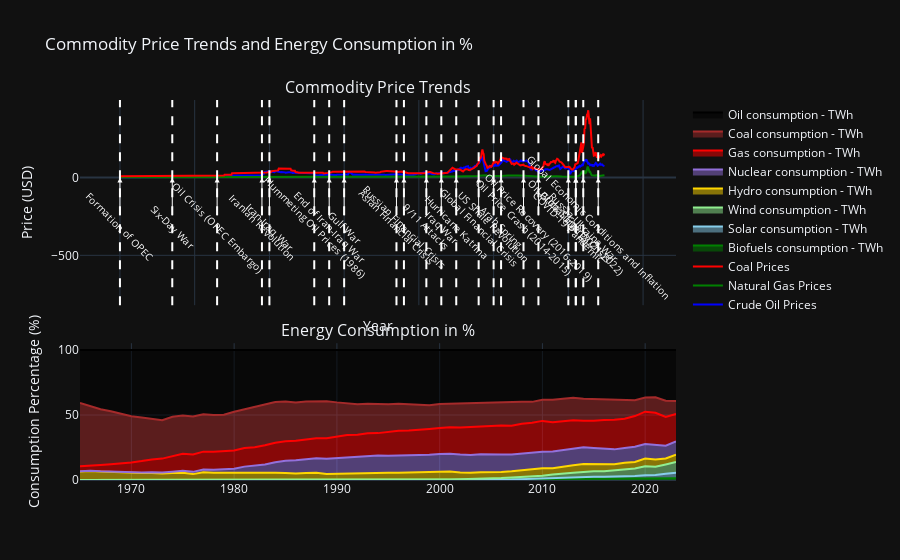

The notebook cell saved with this chart:
### Markdown cell above
1. **Countries with High Renewable Energy Share**:
   - Countries like **Norway**, **Iceland**, **Sweden**, **Denmark**, and **Germany** have increasingly shifted towards renewable energy, significantly reducing their reliance on fossil fuels. These nations have substantial investments in wind, solar, hydro, and biofuels, resulting in a higher share of clean energy in their energy mix.
   
2. **Countries with Moderate Reliance on Fossil Fuels**:
   - Nations like **France**, **Netherlands**, and **Spain** also have a growing share of renewable energy, but they still rely on fossil fuels, particularly natural gas and nuclear energy. Their renewable energy mix is rising, but fossil fuels still play a significant role in their energy consumption.
   
3. **Countries with High Fossil Fuel Dependence**:
   - **Poland**, **Bulgaria**, **Hungary**, and **Turkey** are among the European countries with the highest reliance on fossil fuels. These countries still predominantly use coal, oil, and natural gas for their energy needs, though efforts to diversify into cleaner energy sources are ongoing.
   
4. **Transitional Countries**:
   - Countries like **Italy**, **Portugal**, and **Greece** are transitioning, with a notable shift towards renewable energy. However, fossil fuels, particularly natural gas and oil, are still relatively significant in their energy consumption.

### Summary of Fossil Fuel Reliance:
- **Fossil fuel reliance** tends to be higher in Eastern and Southeastern Europe (e.g., Poland, Bulgaria, Turkey), with countries in Western and Northern Europe (e.g., Norway, Germany, Sweden) showing a stronger shift towards renewables.
- **Renewable energy** has grown in importance in many countries, but fossil fuels (coal, gas, oil) remain dominant in several regions of Europe, especially where there is heavy industrial reliance or limited access to renewable resources like wind or solar. 

The interactive map provided in the code allows you to see this shift by year and region, with countries transitioning towards cleaner energy as indicated by the increase in their renewable energy share (shown in darker green on the map).

### Code cell
# File path to the cleaned CSV files
price_file_path = 'data/price/cleaned_price.csv'  # Replace with your actual file path
energy_file_path = 'data/ener.csv'  # Replace with your actual file path

# Reading the cleaned CSV files
price_data = pd.read_csv(price_file_path)
energy_data = pd.read_csv(energy_file_path)

# Convert the DATE column to datetime if not already
price_data['DATE'] = pd.to_datetime(price_data['DATE'])

# Process energy data
eu_countries = [
    'Austria', 'Belgium', 'Bulgaria', 'Croatia', 'Cyprus', 'Czechia', 'Denmark', 'Estonia', 'Finland', 
    'France', 'Germany', 'Greece', 'Hungary', 'Ireland', 'Italy', 'Latvia', 'Lithuania', 'Luxembourg', 
    'Malta', 'Netherlands', 'Poland', 'Portugal', 'Romania', 'Slovakia', 'Slovenia', 'Spain', 'Sweden'
]

# Filter the energy data for EU countries
eu_data = energy_data[energy_data['Entity'].isin(eu_countries)]

# Group by Year and sum the consumption columns
consumption_columns = [
    'Biofuels consumption - TWh', 
    'Solar consumption - TWh', 
    'Wind consumption - TWh', 
    'Hydro consumption - TWh', 
    'Nuclear consumption - TWh', 
    'Gas consumption - TWh', 
    'Coal consumption - TWh', 
    'Oil consumption - TWh'
]
eu_data_grouped = eu_data.groupby('Year')[consumption_columns].sum()

# Calculate the total consumption and percentages for each energy source
eu_data_grouped['Total consumption - TWh'] = eu_data_grouped.sum(axis=1)
for column in consumption_columns:
    eu_data_grouped[f'{column} (%)'] = (eu_data_grouped[column] / eu_data_grouped['Total consumption - TWh']) * 100

# Create the subplots with two rows and one column
fig = make_subplots(
    rows=2, cols=1, 
    shared_xaxes=True,  # Share the X-axis between the plots
    row_heights=[0.6, 0.4],  # Adjust the relative heights of the plots
    subplot_titles=('Commodity Price Trends', 'Energy Consumption in %'),  # Titles for each subplot
    vertical_spacing=0.1  # Space between the plots
)

# List of commodities and labels for the first graph (prices)
commodities = ['CRUDE_PETRO', 'NGAS_EUR', 'COAL_AUS']
labels = ['Crude Oil Prices', 'Natural Gas Prices', 'Coal Prices']
colors = ['blue', 'green', 'red']

# Plot each commodity as a trace on the first subplot
for i, commodity in enumerate(commodities):
    fig.add_trace(go.Scatter(
        x=price_data['DATE'],
        y=price_data[commodity],
        mode='lines',
        name=labels[i],
        line=dict(color=colors[i]),
        stackgroup=None  # This makes the plot non-stacked
    ), row=1, col=1)

# Plot energy consumption data on the second subplot
for i, column in enumerate(consumption_columns):
    fig.add_trace(go.Scatter(
        x=eu_data_grouped.index, 
        y=eu_data_grouped[f'{column} (%)'], 
        mode='lines', 
        stackgroup='one',  # This makes the plot stacked
        name=column,  # Include labels in legend
        fill='tonexty',
        line=dict(color=['green', 'skyblue', 'lightgreen', 'gold', 'mediumpurple', 'red', 'brown', 'black'][i])
    ), row=2, col=1)

# Define the key events and their approximate dates
events = {
    "Formation of OPEC": "1960-01-01",
    "Six-Day War": "1967-01-01",
    "Oil Crisis (OPEC Embargo)": "1973-01-01",
    "Iranian Revolution": "1979-01-01",
    "Iran-Iraq War": "1980-01-01",
    "End of Iran-Iraq War": "1988-01-01",
    "Plummeting Oil Prices (1986)": "1986-01-01",
    "Gulf War": "1990-01-01",
    "Asian Financial Crisis": "1997-01-01",
    "Russian Financial Crisis": "1998-01-01",
    "9/11 Attacks": "2001-01-01",
    "Iraq War": "2003-01-01",
    "Hurricane Katrina": "2005-01-01",
    "Global Financial Crisis": "2008-01-01",
    "Arab Spring": "2011-01-01",
    "US Shale Revolution": "2010-01-01",
    "Oil Price Crash (2014-2015)": "2014-01-01",
    "Oil Price Recovery (2016-2019)": "2016-01-01",
    "COVID-19 Pandemic": "2020-01-01",
    "Oil Price Surge (2021-2022)": "2021-01-01",
    "Russia-Ukraine War": "2022-01-01",
    "Global Energy Crisis": "2021-01-01",
    "Global Economic Conditions and Inflation": "2024-01-01"
}

# Add vertical lines for key events (white color) in both subplots
for event, date in events.items():
    event_date = pd.to_datetime(date)
    
    # Add vertical lines in both subplots (for event indication)
    fig.add_vline(x=event_date, line=dict(color="white", dash="dash"), row=1, col=1)
    fig.add_vline(x=event_date, line=dict(color="white", dash="dash"), row=2, col=1)

    # Add event annotations only for the top subplot (below the top graph)
    fig.add_annotation(
        x=event_date, 
        y=-0.1,  # Position it below the top graph
        text=event, 
        showarrow=True, 
        arrowhead=2, 
        ax=0, 
        ay=50,  # Position the text upwards
        font=dict(size=10, color="white"),
        arrowcolor="white",
        row=1, col=1,  # Apply to the top subplot
        textangle=45  # Tilt the text by 45 degrees
    )

# Update layout for titles, axes, etc. with legend enabled
fig.update_layout(
    title='Commodity Price Trends and Energy Consumption in %',
    xaxis_title='Year',
    yaxis_title='Price (USD)',  # Title for the first plot's Y-axis
    showlegend=True,  # Keep the legend
    template="plotly_dark",
    height=800  # Adjust height for better viewing
)

# Customize x-axis to show only years
fig.update_xaxes(tickformat="%Y")

# Update y-axes for both plots
fig.update_yaxes(title_text="Price (USD)", row=1, col=1)
fig.update_yaxes(title_text="Consumption Percentage (%)", row=2, col=1)

# Show the interactive plot
fig.show()

### Figure 1 — Plotly figure (JSON) as saved in the notebook; plotly's stock layout.template omitted (floating-point values rounded to 4 significant figures; data arrays with more than 128 entries replaced by an {"elided": "..."} marker saying what was removed)
{"data": [{"line": {"color": "blue"}, "mode": "lines", "name": "Crude Oil Prices", "type": "scatter", "x": {"elided": "779 str values"}, "xaxis": "x", "y": {"elided": "779 float values"}, "yaxis": "y"}, {"line": {"color": "green"}, "mode": "lines", "name": "Natural Gas Prices", "type": "scatter", "x": {"elided": "779 str values"}, "xaxis": "x", "y": {"elided": "779 float values"}, "yaxis": "y"}, {"line": {"color": "red"}, "mode": "lines", "name": "Coal Prices", "type": "scatter", "x": {"elided": "779 str values"}, "xaxis": "x", "y": {"elided": "779 float values"}, "yaxis": "y"}, {"fill": "tonexty", "line": {"color": "green"}, "mode": "lines", "name": "Biofuels consumption - TWh", "stackgroup": "one", "type": "scatter", "x": [1965, 1966, 1967, 1968, 1969, 1970, 1971, 1972, 1973, 1974, 1975, 1976, 1977, 1978, 1979, 1980, 1981, 1982, 1983, 1984, 1985, 1986, 1987, 1988, 1989, 1990, 1991, 1992, 1993, 1994, 1995, 1996, 1997, 1998, 1999, 2000, 2001, 2002, 2003, 2004, 2005, 2006, 2007, 2008, 2009, 2010, 2011, 2012, 2013, 2014, 2015, 2016, 2017, 2018, 2019, 2020, 2021, 2022, 2023], "xaxis": "x2", "y": [0, 0, 0, 0, 0, 0, 0, 0, 0, 0, 0, 0, 0, 0, 0, 0, 0, 0, 0, 0, 0, 0, 0, 0, 0, 0, 0, 0.0008439, 0.002699, 0.008689, 0.01322, 0.01924, 0.02659, 0.02443, 0.02758, 0.03864, 0.04574, 0.059, 0.07352, 0.1046, 0.1699, 0.273, 0.4142, 0.5537, 0.7142, 0.7717, 0.8531, 0.96, 0.8274, 0.9149, 0.9127, 0.9028, 0.9447, 1.05, 1.072, 1.235, 1.216, 1.316, 1.359], "yaxis": "y2"}, {"fill": "tonexty", "line": {"color": "skyblue"}, "mode": "lines", "name": "Solar consumption - TWh", "stackgroup": "one", "type": "scatter", "x": [1965, 1966, 1967, 1968, 1969, 1970, 1971, 1972, 1973, 1974, 1975, 1976, 1977, 1978, 1979, 1980, 1981, 1982, 1983, 1984, 1985, 1986, 1987, 1988, 1989, 1990, 1991, 1992, 1993, 1994, 1995, 1996, 1997, 1998, 1999, 2000, 2001, 2002, 2003, 2004, 2005, 2006, 2007, 2008, 2009, 2010, 2011, 2012, 2013, 2014, 2015, 2016, 2017, 2018, 2019, 2020, 2021, 2022, 2023], "xaxis": "x2", "y": [0, 0, 0, 0, 0, 0, 0, 0, 0, 0, 0, 0, 0, 0, 0, 0, 0, 0, 0, 0, 0, 0, 0, 0, 0.0001533, 0.0001949, 0.0002305, 0.0003835, 0.0004965, 0.0005207, 0.000666, 0.0006776, 0.0008346, 0.000979, 0.001152, 0.0009442, 0.002802, 0.004696, 0.006951, 0.01116, 0.0227, 0.03841, 0.05861, 0.1152, 0.2311, 0.3624, 0.7438, 1.126, 1.341, 1.541, 1.623, 1.6, 1.673, 1.771, 1.967, 2.473, 2.633, 3.522, 4.241], "yaxis": "y2"}, {"fill": "tonexty", "line": {"color": "lightgreen"}, "mode": "lines", "name": "Wind consumption - TWh", "stackgroup": "one", "type": "scatter", "x": [1965, 1966, 1967, 1968, 1969, 1970, 1971, 1972, 1973, 1974, 1975, 1976, 1977, 1978, 1979, 1980, 1981, 1982, 1983, 1984, 1985, 1986, 1987, 1988, 1989, 1990, 1991, 1992, 1993, 1994, 1995, 1996, 1997, 1998, 1999, 2000, 2001, 2002, 2003, 2004, 2005, 2006, 2007, 2008, 2009, 2010, 2011, 2012, 2013, 2014, 2015, 2016, 2017, 2018, 2019, 2020, 2021, 2022, 2023], "xaxis": "x2", "y": [0, 0, 0, 0, 0, 0, 0, 0, 0, 0, 0, 0, 0, 5.565e-05, 0.0001074, 0.0001911, 0.0001969, 0.0003552, 0.0005755, 0.0007087, 0.001013, 0.002325, 0.003251, 0.005572, 0.008537, 0.01311, 0.01654, 0.02608, 0.03619, 0.04628, 0.05946, 0.07211, 0.1107, 0.1704, 0.2222, 0.3539, 0.4168, 0.5657, 0.6823, 0.889, 1.047, 1.197, 1.53, 1.733, 2.017, 2.161, 2.625, 3.007, 3.37, 3.666, 4.288, 4.277, 4.902, 5.021, 5.791, 6.833, 6.278, 7.091, 8.254], "yaxis": "y2"}, {"fill": "tonexty", "line": {"color": "gold"}, "mode": "lines", "name": "Hydro consumption - TWh", "stackgroup": "one", "type": "scatter", "x": [1965, 1966, 1967, 1968, 1969, 1970, 1971, 1972, 1973, 1974, 1975, 1976, 1977, 1978, 1979, 1980, 1981, 1982, 1983, 1984, 1985, 1986, 1987, 1988, 1989, 1990, 1991, 1992, 1993, 1994, 1995, 1996, 1997, 1998, 1999, 2000, 2001, 2002, 2003, 2004, 2005, 2006, 2007, 2008, 2009, 2010, 2011, 2012, 2013, 2014, 2015, 2016, 2017, 2018, 2019, 2020, 2021, 2022, 2023], "xaxis": "x2", "y": [6.632, 6.982, 6.507, 6.197, 5.62, 5.529, 5.327, 5.307, 4.994, 5.448, 5.513, 4.53, 5.933, 5.555, 5.62, 5.418, 5.509, 5.546, 5.634, 5.544, 5.377, 5.009, 5.384, 5.638, 4.598, 4.843, 5.078, 5.391, 5.575, 5.758, 5.599, 5.406, 5.6, 5.73, 5.719, 5.886, 6.057, 5.104, 4.835, 5.037, 4.726, 4.73, 4.735, 5.012, 5.357, 5.803, 4.892, 5.306, 5.898, 6.125, 5.459, 5.528, 4.604, 5.367, 5.04, 5.94, 5.634, 4.618, 5.595], "yaxis": "y2"}, {"fill": "tonexty", "line": {"color": "mediumpurple"}, "mode": "lines", "name": "Nuclear consumption - TWh", "stackgroup": "one", "type": "scatter", "x": [1965, 1966, 1967, 1968, 1969, 1970, 1971, 1972, 1973, 1974, 1975, 1976, 1977, 1978, 1979, 1980, 1981, 1982, 1983, 1984, 1985, 1986, 1987, 1988, 1989, 1990, 1991, 1992, 1993, 1994, 1995, 1996, 1997, 1998, 1999, 2000, 2001, 2002, 2003, 2004, 2005, 2006, 2007, 2008, 2009, 2010, 2011, 2012, 2013, 2014, 2015, 2016, 2017, 2018, 2019, 2020, 2021, 2022, 2023], "xaxis": "x2", "y": [0.1365, 0.162, 0.1854, 0.2, 0.2774, 0.3794, 0.4806, 0.7133, 0.7884, 0.9281, 1.569, 1.73, 2.097, 2.42, 2.616, 3.233, 4.789, 5.357, 6.352, 8.04, 9.394, 10.2, 10.4, 11.09, 11.67, 11.9, 12.26, 12.51, 12.99, 13.0, 13.03, 13.27, 13.46, 13.25, 13.55, 13.63, 13.75, 13.97, 13.72, 13.78, 13.52, 13.34, 12.82, 13.0, 12.84, 12.72, 12.8, 12.5, 12.44, 12.95, 12.3, 11.81, 11.44, 11.45, 11.67, 11.26, 11.39, 9.847, 10.21], "yaxis": "y2"}, {"fill": "tonexty", "line": {"color": "red"}, "mode": "lines", "name": "Gas consumption - TWh", "stackgroup": "one", "type": "scatter", "x": [1965, 1966, 1967, 1968, 1969, 1970, 1971, 1972, 1973, 1974, 1975, 1976, 1977, 1978, 1979, 1980, 1981, 1982, 1983, 1984, 1985, 1986, 1987, 1988, 1989, 1990, 1991, 1992, 1993, 1994, 1995, 1996, 1997, 1998, 1999, 2000, 2001, 2002, 2003, 2004, 2005, 2006, 2007, 2008, 2009, 2010, 2011, 2012, 2013, 2014, 2015, 2016, 2017, 2018, 2019, 2020, 2021, 2022, 2023], "xaxis": "x2", "y": [3.887, 4.269, 4.906, 5.813, 6.749, 7.621, 8.753, 9.828, 10.67, 12.07, 13.08, 13.45, 13.8, 13.78, 13.92, 14.1, 14.29, 14.24, 14.72, 15.02, 14.99, 15.0, 15.45, 15.31, 15.81, 16.76, 17.19, 16.93, 17.42, 17.26, 18.24, 19.21, 18.81, 19.16, 19.73, 20.05, 20.38, 20.67, 21.42, 21.72, 22.48, 22.3, 22.23, 22.83, 22.87, 23.67, 22.49, 22.4, 22.13, 20.32, 20.98, 22.08, 22.75, 22.4, 23.64, 24.82, 24.59, 22.18, 21.09], "yaxis": "y2"}, {"fill": "tonexty", "line": {"color": "brown"}, "mode": "lines", "name": "Coal consumption - TWh", "stackgroup": "one", "type": "scatter", "x": [1965, 1966, 1967, 1968, 1969, 1970, 1971, 1972, 1973, 1974, 1975, 1976, 1977, 1978, 1979, 1980, 1981, 1982, 1983, 1984, 1985, 1986, 1987, 1988, 1989, 1990, 1991, 1992, 1993, 1994, 1995, 1996, 1997, 1998, 1999, 2000, 2001, 2002, 2003, 2004, 2005, 2006, 2007, 2008, 2009, 2010, 2011, 2012, 2013, 2014, 2015, 2016, 2017, 2018, 2019, 2020, 2021, 2022, 2023], "xaxis": "x2", "y": [48.66, 45.21, 42.86, 40.74, 38.52, 35.59, 33.48, 31.24, 29.6, 30.27, 29.49, 29.16, 28.69, 28.17, 28.14, 29.75, 29.81, 31.01, 31.11, 31.33, 30.64, 29.44, 29.15, 28.53, 28.53, 26.2, 24.74, 23.44, 22.55, 22.12, 21.34, 20.73, 20.23, 19.16, 18.33, 18.44, 18.03, 18.29, 18.59, 18.05, 17.46, 17.85, 18.27, 17.03, 16.09, 16.25, 17.29, 17.45, 17.28, 17.06, 16.79, 15.95, 15.52, 14.93, 12.25, 10.95, 11.86, 12.36, 10.07], "yaxis": "y2"}, {"fill": "tonexty", "line": {"color": "black"}, "mode": "lines", "name": "Oil consumption - TWh", "stackgroup": "one", "type": "scatter", "x": [1965, 1966, 1967, 1968, 1969, 1970, 1971, 1972, 1973, 1974, 1975, 1976, 1977, 1978, 1979, 1980, 1981, 1982, 1983, 1984, 1985, 1986, 1987, 1988, 1989, 1990, 1991, 1992, 1993, 1994, 1995, 1996, 1997, 1998, 1999, 2000, 2001, 2002, 2003, 2004, 2005, 2006, 2007, 2008, 2009, 2010, 2011, 2012, 2013, 2014, 2015, 2016, 2017, 2018, 2019, 2020, 2021, 2022, 2023], "xaxis": "x2", "y": [40.68, 43.38, 45.54, 47.05, 48.83, 50.88, 51.96, 52.91, 53.94, 51.28, 50.35, 51.13, 49.48, 50.08, 49.71, 47.51, 45.6, 43.85, 42.18, 40.06, 39.6, 40.36, 39.61, 39.42, 39.38, 40.27, 40.71, 41.7, 41.42, 41.81, 41.71, 41.29, 41.75, 42.51, 42.42, 41.6, 41.31, 41.34, 40.67, 40.42, 40.57, 40.28, 39.94, 39.73, 39.87, 38.26, 38.3, 37.25, 36.71, 37.42, 37.64, 37.85, 38.17, 38.01, 38.58, 36.49, 36.4, 39.06, 39.18], "yaxis": "y2"}], "layout": {"annotations": [{"font": {"size": 16}, "showarrow": false, "text": "Commodity Price Trends", "x": 0.5, "xanchor": "center", "xref": "paper", "y": 1, "yanchor": "bottom", "yref": "paper"}, {"font": {"size": 16}, "showarrow": false, "text": "Energy Consumption in %", "x": 0.5, "xanchor": "center", "xref": "paper", "y": 0.36, "yanchor": "bottom", "yref": "paper"}, {"arrowcolor": "white", "arrowhead": 2, "ax": 0, "ay": 50, "font": {"color": "white", "size": 10}, "showarrow": true, "text": "Formation of OPEC", "textangle": 45, "x": "1960-01-01T00:00:00", "xref": "x", "y": -0.1, "yref": "y"}, {"arrowcolor": "white", "arrowhead": 2, "ax": 0, "ay": 50, "font": {"color": "white", "size": 10}, "showarrow": true, "text": "Six-Day War", "textangle": 45, "x": "1967-01-01T00:00:00", "xref": "x", "y": -0.1, "yref": "y"}, {"arrowcolor": "white", "arrowhead": 2, "ax": 0, "ay": 50, "font": {"color": "white", "size": 10}, "showarrow": true, "text": "Oil Crisis (OPEC Embargo)", "textangle": 45, "x": "1973-01-01T00:00:00", "xref": "x", "y": -0.1, "yref": "y"}, {"arrowcolor": "white", "arrowhead": 2, "ax": 0, "ay": 50, "font": {"color": "white", "size": 10}, "showarrow": true, "text": "Iranian Revolution", "textangle": 45, "x": "1979-01-01T00:00:00", "xref": "x", "y": -0.1, "yref": "y"}, {"arrowcolor": "white", "arrowhead": 2, "ax": 0, "ay": 50, "font": {"color": "white", "size": 10}, "showarrow": true, "text": "Iran-Iraq War", "textangle": 45, "x": "1980-01-01T00:00:00", "xref": "x", "y": -0.1, "yref": "y"}, {"arrowcolor": "white", "arrowhead": 2, "ax": 0, "ay": 50, "font": {"color": "white", "size": 10}, "showarrow": true, "text": "End of Iran-Iraq War", "textangle": 45, "x": "1988-01-01T00:00:00", "xref": "x", "y": -0.1, "yref": "y"}, {"arrowcolor": "white", "arrowhead": 2, "ax": 0, "ay": 50, "font": {"color": "white", "size": 10}, "showarrow": true, "text": "Plummeting Oil Prices (1986)", "textangle": 45, "x": "1986-01-01T00:00:00", "xref": "x", "y": -0.1, "yref": "y"}, {"arrowcolor": "white", "arrowhead": 2, "ax": 0, "ay": 50, "font": {"color": "white", "size": 10}, "showarrow": true, "text": "Gulf War", "textangle": 45, "x": "1990-01-01T00:00:00", "xref": "x", "y": -0.1, "yref": "y"}, {"arrowcolor": "white", "arrowhead": 2, "ax": 0, "ay": 50, "font": {"color": "white", "size": 10}, "showarrow": true, "text": "Asian Financial Crisis", "textangle": 45, "x": "1997-01-01T00:00:00", "xref": "x", "y": -0.1, "yref": "y"}, {"arrowcolor": "white", "arrowhead": 2, "ax": 0, "ay": 50, "font": {"color": "white", "size": 10}, "showarrow": true, "text": "Russian Financial Crisis", "textangle": 45, "x": "1998-01-01T00:00:00", "xref": "x", "y": -0.1, "yref": "y"}, {"arrowcolor": "white", "arrowhead": 2, "ax": 0, "ay": 50, "font": {"color": "white", "size": 10}, "showarrow": true, "text": "9/11 Attacks", "textangle": 45, "x": "2001-01-01T00:00:00", "xref": "x", "y": -0.1, "yref": "y"}, {"arrowcolor": "white", "arrowhead": 2, "ax": 0, "ay": 50, "font": {"color": "white", "size": 10}, "showarrow": true, "text": "Iraq War", "textangle": 45, "x": "2003-01-01T00:00:00", "xref": "x", "y": -0.1, "yref": "y"}, {"arrowcolor": "white", "arrowhead": 2, "ax": 0, "ay": 50, "font": {"color": "white", "size": 10}, "showarrow": true, "text": "Hurricane Katrina", "textangle": 45, "x": "2005-01-01T00:00:00", "xref": "x", "y": -0.1, "yref": "y"}, {"arrowcolor": "white", "arrowhead": 2, "ax": 0, "ay": 50, "font": {"color": "white", "size": 10}, "showarrow": true, "text": "Global Financial Crisis", "textangle": 45, "x": "2008-01-01T00:00:00", "xref": "x", "y": -0.1, "yref": "y"}, {"arrowcolor": "white", "arrowhead": 2, "ax": 0, "ay": 50, "font": {"color": "white", "size": 10}, "showarrow": true, "text": "Arab Spring", "textangle": 45, "x": "2011-01-01T00:00:00", "xref": "x", "y": -0.1, "yref": "y"}, {"arrowcolor": "white", "arrowhead": 2, "ax": 0, "ay": 50, "font": {"color": "white", "size": 10}, "showarrow": true, "text": "US Shale Revolution", "textangle": 45, "x": "2010-01-01T00:00:00", "xref": "x", "y": -0.1, "yref": "y"}, {"arrowcolor": "white", "arrowhead": 2, "ax": 0, "ay": 50, "font": {"color": "white", "size": 10}, "showarrow": true, "text": "Oil Price Crash (2014-2015)", "textangle": 45, "x": "2014-01-01T00:00:00", "xref": "x", "y": -0.1, "yref": "y"}, {"arrowcolor": "white", "arrowhead": 2, "ax": 0, "ay": 50, "font": {"color": "white", "size": 10}, "showarrow": true, "text": "Oil Price Recovery (2016-2019)", "textangle": 45, "x": "2016-01-01T00:00:00", "xref": "x", "y": -0.1, "yref": "y"}, {"arrowcolor": "white", "arrowhead": 2, "ax": 0, "ay": 50, "font": {"color": "white", "size": 10}, "showarrow": true, "text": "COVID-19 Pandemic", "textangle": 45, "x": "2020-01-01T00:00:00", "xref": "x", "y": -0.1, "yref": "y"}, {"arrowcolor": "white", "arrowhead": 2, "ax": 0, "ay": 50, "font": {"color": "white", "size": 10}, "showarrow": true, "text": "Oil Price Surge (2021-2022)", "textangle": 45, "x": "2021-01-01T00:00:00", "xref": "x", "y": -0.1, "yref": "y"}, {"arrowcolor": "white", "arrowhead": 2, "ax": 0, "ay": 50, "font": {"color": "white", "size": 10}, "showarrow": true, "text": "Russia-Ukraine War", "textangle": 45, "x": "2022-01-01T00:00:00", "xref": "x", "y": -0.1, "yref": "y"}, {"arrowcolor": "white", "arrowhead": 2, "ax": 0, "ay": 50, "font": {"color": "white", "size": 10}, "showarrow": true, "text": "Global Energy Crisis", "textangle": 45, "x": "2021-01-01T00:00:00", "xref": "x", "y": -0.1, "yref": "y"}, {"arrowcolor": "white", "arrowhead": 2, "ax": 0, "ay": 50, "font": {"color": "white", "size": 10}, "showarrow": true, "text": "Global Economic Conditions and Inflation", "textangle": 45, "x": "2024-01-01T00:00:00", "xref": "x", "y": -0.1, "yref": "y"}], "autosize": true, "shapes": [{"line": {"color": "white", "dash": "dash"}, "type": "line", "x0": "1960-01-01T00:00:00", "x1": "1960-01-01T00:00:00", "xref": "x", "y0": 0, "y1": 1, "yref": "y domain"}, {"line": {"color": "white", "dash": "dash"}, "type": "line", "x0": "1960-01-01T00:00:00", "x1": "1960-01-01T00:00:00", "xref": "x2", "y0": 0, "y1": 1, "yref": "y2 domain"}, {"line": {"color": "white", "dash": "dash"}, "type": "line", "x0": "1967-01-01T00:00:00", "x1": "1967-01-01T00:00:00", "xref": "x", "y0": 0, "y1": 1, "yref": "y domain"}, {"line": {"color": "white", "dash": "dash"}, "type": "line", "x0": "1967-01-01T00:00:00", "x1": "1967-01-01T00:00:00", "xref": "x2", "y0": 0, "y1": 1, "yref": "y2 domain"}, {"line": {"color": "white", "dash": "dash"}, "type": "line", "x0": "1973-01-01T00:00:00", "x1": "1973-01-01T00:00:00", "xref": "x", "y0": 0, "y1": 1, "yref": "y domain"}, {"line": {"color": "white", "dash": "dash"}, "type": "line", "x0": "1973-01-01T00:00:00", "x1": "1973-01-01T00:00:00", "xref": "x2", "y0": 0, "y1": 1, "yref": "y2 domain"}, {"line": {"color": "white", "dash": "dash"}, "type": "line", "x0": "1979-01-01T00:00:00", "x1": "1979-01-01T00:00:00", "xref": "x", "y0": 0, "y1": 1, "yref": "y domain"}, {"line": {"color": "white", "dash": "dash"}, "type": "line", "x0": "1979-01-01T00:00:00", "x1": "1979-01-01T00:00:00", "xref": "x2", "y0": 0, "y1": 1, "yref": "y2 domain"}, {"line": {"color": "white", "dash": "dash"}, "type": "line", "x0": "1980-01-01T00:00:00", "x1": "1980-01-01T00:00:00", "xref": "x", "y0": 0, "y1": 1, "yref": "y domain"}, {"line": {"color": "white", "dash": "dash"}, "type": "line", "x0": "1980-01-01T00:00:00", "x1": "1980-01-01T00:00:00", "xref": "x2", "y0": 0, "y1": 1, "yref": "y2 domain"}, {"line": {"color": "white", "dash": "dash"}, "type": "line", "x0": "1988-01-01T00:00:00", "x1": "1988-01-01T00:00:00", "xref": "x", "y0": 0, "y1": 1, "yref": "y domain"}, {"line": {"color": "white", "dash": "dash"}, "type": "line", "x0": "1988-01-01T00:00:00", "x1": "1988-01-01T00:00:00", "xref": "x2", "y0": 0, "y1": 1, "yref": "y2 domain"}, {"line": {"color": "white", "dash": "dash"}, "type": "line", "x0": "1986-01-01T00:00:00", "x1": "1986-01-01T00:00:00", "xref": "x", "y0": 0, "y1": 1, "yref": "y domain"}, {"line": {"color": "white", "dash": "dash"}, "type": "line", "x0": "1986-01-01T00:00:00", "x1": "1986-01-01T00:00:00", "xref": "x2", "y0": 0, "y1": 1, "yref": "y2 domain"}, {"line": {"color": "white", "dash": "dash"}, "type": "line", "x0": "1990-01-01T00:00:00", "x1": "1990-01-01T00:00:00", "xref": "x", "y0": 0, "y1": 1, "yref": "y domain"}, {"line": {"color": "white", "dash": "dash"}, "type": "line", "x0": "1990-01-01T00:00:00", "x1": "1990-01-01T00:00:00", "xref": "x2", "y0": 0, "y1": 1, "yref": "y2 domain"}, {"line": {"color": "white", "dash": "dash"}, "type": "line", "x0": "1997-01-01T00:00:00", "x1": "1997-01-01T00:00:00", "xref": "x", "y0": 0, "y1": 1, "yref": "y domain"}, {"line": {"color": "white", "dash": "dash"}, "type": "line", "x0": "1997-01-01T00:00:00", "x1": "1997-01-01T00:00:00", "xref": "x2", "y0": 0, "y1": 1, "yref": "y2 domain"}, {"line": {"color": "white", "dash": "dash"}, "type": "line", "x0": "1998-01-01T00:00:00", "x1": "1998-01-01T00:00:00", "xref": "x", "y0": 0, "y1": 1, "yref": "y domain"}, {"line": {"color": "white", "dash": "dash"}, "type": "line", "x0": "1998-01-01T00:00:00", "x1": "1998-01-01T00:00:00", "xref": "x2", "y0": 0, "y1": 1, "yref": "y2 domain"}, {"line": {"color": "white", "dash": "dash"}, "type": "line", "x0": "2001-01-01T00:00:00", "x1": "2001-01-01T00:00:00", "xref": "x", "y0": 0, "y1": 1, "yref": "y domain"}, {"line": {"color": "white", "dash": "dash"}, "type": "line", "x0": "2001-01-01T00:00:00", "x1": "2001-01-01T00:00:00", "xref": "x2", "y0": 0, "y1": 1, "yref": "y2 domain"}, {"line": {"color": "white", "dash": "dash"}, "type": "line", "x0": "2003-01-01T00:00:00", "x1": "2003-01-01T00:00:00", "xref": "x", "y0": 0, "y1": 1, "yref": "y domain"}, {"line": {"color": "white", "dash": "dash"}, "type": "line", "x0": "2003-01-01T00:00:00", "x1": "2003-01-01T00:00:00", "xref": "x2", "y0": 0, "y1": 1, "yref": "y2 domain"}, {"line": {"color": "white", "dash": "dash"}, "type": "line", "x0": "2005-01-01T00:00:00", "x1": "2005-01-01T00:00:00", "xref": "x", "y0": 0, "y1": 1, "yref": "y domain"}, {"line": {"color": "white", "dash": "dash"}, "type": "line", "x0": "2005-01-01T00:00:00", "x1": "2005-01-01T00:00:00", "xref": "x2", "y0": 0, "y1": 1, "yref": "y2 domain"}, {"line": {"color": "white", "dash": "dash"}, "type": "line", "x0": "2008-01-01T00:00:00", "x1": "2008-01-01T00:00:00", "xref": "x", "y0": 0, "y1": 1, "yref": "y domain"}, {"line": {"color": "white", "dash": "dash"}, "type": "line", "x0": "2008-01-01T00:00:00", "x1": "2008-01-01T00:00:00", "xref": "x2", "y0": 0, "y1": 1, "yref": "y2 domain"}, {"line": {"color": "white", "dash": "dash"}, "type": "line", "x0": "2011-01-01T00:00:00", "x1": "2011-01-01T00:00:00", "xref": "x", "y0": 0, "y1": 1, "yref": "y domain"}, {"line": {"color": "white", "dash": "dash"}, "type": "line", "x0": "2011-01-01T00:00:00", "x1": "2011-01-01T00:00:00", "xref": "x2", "y0": 0, "y1": 1, "yref": "y2 domain"}, {"line": {"color": "white", "dash": "dash"}, "type": "line", "x0": "2010-01-01T00:00:00", "x1": "2010-01-01T00:00:00", "xref": "x", "y0": 0, "y1": 1, "yref": "y domain"}, {"line": {"color": "white", "dash": "dash"}, "type": "line", "x0": "2010-01-01T00:00:00", "x1": "2010-01-01T00:00:00", "xref": "x2", "y0": 0, "y1": 1, "yref": "y2 domain"}, {"line": {"color": "white", "dash": "dash"}, "type": "line", "x0": "2014-01-01T00:00:00", "x1": "2014-01-01T00:00:00", "xref": "x", "y0": 0, "y1": 1, "yref": "y domain"}, {"line": {"color": "white", "dash": "dash"}, "type": "line", "x0": "2014-01-01T00:00:00", "x1": "2014-01-01T00:00:00", "xref": "x2", "y0": 0, "y1": 1, "yref": "y2 domain"}, {"line": {"color": "white", "dash": "dash"}, "type": "line", "x0": "2016-01-01T00:00:00", "x1": "2016-01-01T00:00:00", "xref": "x", "y0": 0, "y1": 1, "yref": "y domain"}, {"line": {"color": "white", "dash": "dash"}, "type": "line", "x0": "2016-01-01T00:00:00", "x1": "2016-01-01T00:00:00", "xref": "x2", "y0": 0, "y1": 1, "yref": "y2 domain"}, {"line": {"color": "white", "dash": "dash"}, "type": "line", "x0": "2020-01-01T00:00:00", "x1": "2020-01-01T00:00:00", "xref": "x", "y0": 0, "y1": 1, "yref": "y domain"}, {"line": {"color": "white", "dash": "dash"}, "type": "line", "x0": "2020-01-01T00:00:00", "x1": "2020-01-01T00:00:00", "xref": "x2", "y0": 0, "y1": 1, "yref": "y2 domain"}, {"line": {"color": "white", "dash": "dash"}, "type": "line", "x0": "2021-01-01T00:00:00", "x1": "2021-01-01T00:00:00", "xref": "x", "y0": 0, "y1": 1, "yref": "y domain"}, {"line": {"color": "white", "dash": "dash"}, "type": "line", "x0": "2021-01-01T00:00:00", "x1": "2021-01-01T00:00:00", "xref": "x2", "y0": 0, "y1": 1, "yref": "y2 domain"}, {"line": {"color": "white", "dash": "dash"}, "type": "line", "x0": "2022-01-01T00:00:00", "x1": "2022-01-01T00:00:00", "xref": "x", "y0": 0, "y1": 1, "yref": "y domain"}, {"line": {"color": "white", "dash": "dash"}, "type": "line", "x0": "2022-01-01T00:00:00", "x1": "2022-01-01T00:00:00", "xref": "x2", "y0": 0, "y1": 1, "yref": "y2 domain"}, {"line": {"color": "white", "dash": "dash"}, "type": "line", "x0": "2021-01-01T00:00:00", "x1": "2021-01-01T00:00:00", "xref": "x", "y0": 0, "y1": 1, "yref": "y domain"}, {"line": {"color": "white", "dash": "dash"}, "type": "line", "x0": "2021-01-01T00:00:00", "x1": "2021-01-01T00:00:00", "xref": "x2", "y0": 0, "y1": 1, "yref": "y2 domain"}, {"line": {"color": "white", "dash": "dash"}, "type": "line", "x0": "2024-01-01T00:00:00", "x1": "2024-01-01T00:00:00", "xref": "x", "y0": 0, "y1": 1, "yref": "y domain"}, {"line": {"color": "white", "dash": "dash"}, "type": "line", "x0": "2024-01-01T00:00:00", "x1": "2024-01-01T00:00:00", "xref": "x2", "y0": 0, "y1": 1, "yref": "y2 domain"}], "showlegend": true, "title": {"text": "Commodity Price Trends and Energy Consumption in %"}, "xaxis": {"anchor": "y", "autorange": true, "domain": [0, 1], "matches": "x2", "range": ["1958-08-25 13:04:38.0799", "2026-09-01 00:53:58.9206"], "showticklabels": false, "tickformat": "%Y", "title": {"text": "Year"}, "type": "date"}, "xaxis2": {"anchor": "y2", "autorange": true, "domain": [0, 1], "range": [1965, 2023], "tickformat": "%Y", "type": "linear"}, "yaxis": {"anchor": "x", "autorange": true, "domain": [0.46, 1], "range": [-299.0, 469.2], "title": {"text": "Price (USD)"}, "type": "linear"}, "yaxis2": {"anchor": "x2", "autorange": true, "domain": [0, 0.36], "range": [0, 105.3], "title": {"text": "Consumption Percentage (%)"}, "type": "linear"}}}
